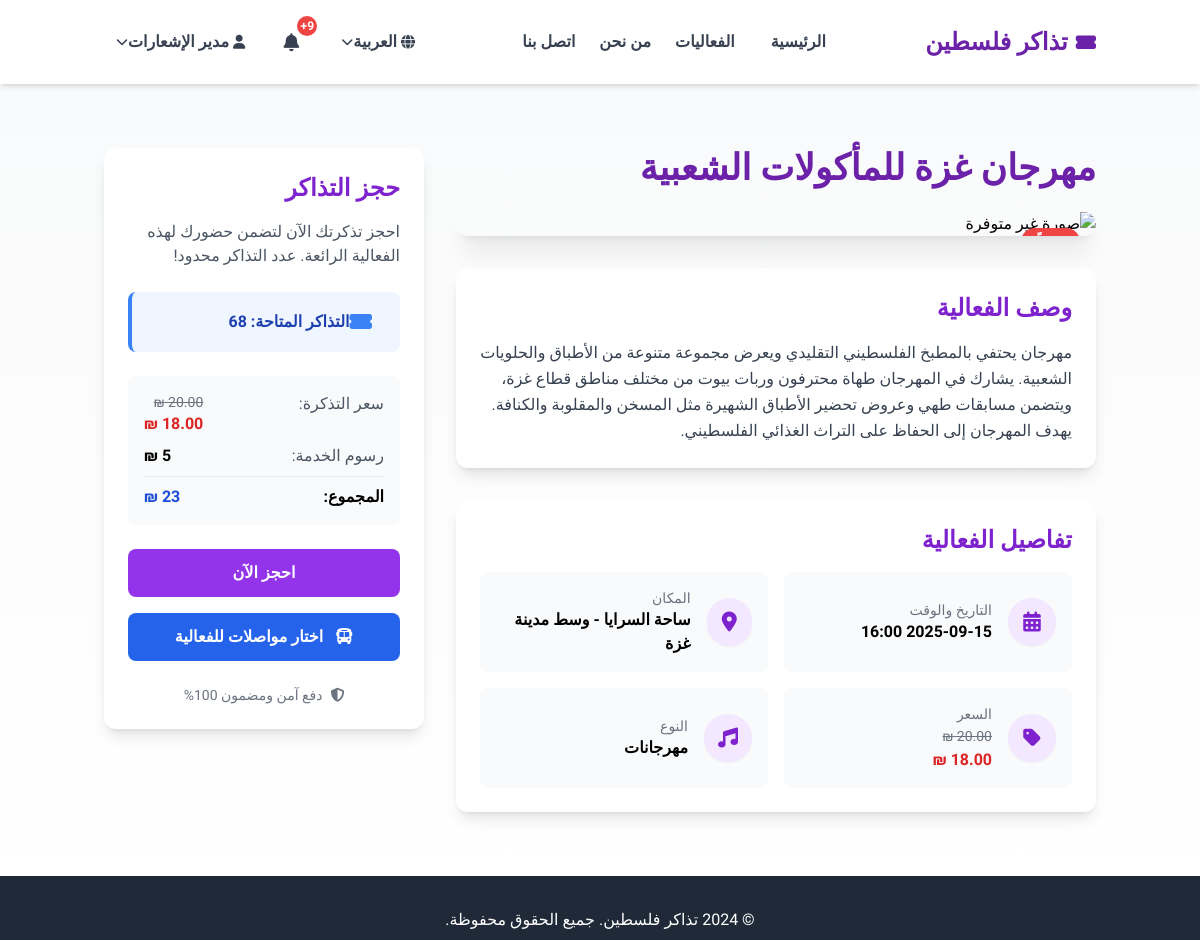
Page /event-details.php?id=24 (signed in) on the committed database.
### tables this page shows
CREATE TABLE `events` (
  `id` int(11) NOT NULL,
  `title` varchar(255) NOT NULL,
  `description` text NOT NULL,
  `location` varchar(255) NOT NULL,
  `date_time` datetime NOT NULL,
  `end_time` datetime NOT NULL,
  `price` decimal(10,2) NOT NULL,
  `capacity` int(11) DEFAULT 100,
  `original_price` decimal(10,2) DEFAULT NULL,
  `category` varchar(50) NOT NULL,
  `organizer` varchar(100) DEFAULT NULL,
  `contact_email` varchar(100) DEFAULT NULL,
  `contact_phone` varchar(50) DEFAULT NULL,
  `is_featured` tinyint(1) DEFAULT 0,
  `status` varchar(20) DEFAULT 'active',
  `is_active` tinyint(1) DEFAULT 1,
  `image` varchar(255) DEFAULT NULL,
  `available_tickets` int(11) NOT NULL,
  `featured` tinyint(1) DEFAULT 0,
  `created_at` timestamp NOT NULL DEFAULT current_timestamp(),
  `updated_at` timestamp NOT NULL DEFAULT current_timestamp() ON UPDATE current_timestamp()
);

### config/database.php (called while the page is built, shortened)
<?php
class Database {
    private $host = DB_HOST;
    private $user = DB_USER;
    private $pass = DB_PASS;
    private $dbname = DB_NAME;
    private $dbh;
    private $stmt;
    public function __construct() {
        $dsn = 'mysql:host=' . $this->host . ';dbname=' . $this->dbname . ';charset=utf8mb4';
        $options = array(
            PDO::ATTR_PERSISTENT => true,
            PDO::ATTR_ERRMODE => PDO::ERRMODE_EXCEPTION,
            PDO::ATTR_DEFAULT_FETCH_MODE => PDO::FETCH_ASSOC,
            PDO::ATTR_EMULATE_PREPARES => false
        );
        try {
            $this->dbh = new PDO($dsn, $this->user, $this->pass, $options);
        } catch(PDOException $e) {
            $this->error = $e->getMessage();
            error_log('Database Connection Error: ' . $this->error);
            echo 'Database Connection Error: ' . $this->error;
        }
    }
    public function query($sql) {
        $this->stmt = $this->dbh->prepare($sql);
    }
    public function bind($param, $value, $type = null) {
        if(is_null($type)) {
            switch(true) {
                case is_int($value):
                    $type = PDO::PARAM_INT;
                    break;
            }
        }
        $this->stmt->bindValue($param, $value, $type);
    }
    public function execute() {
        try {
            return $this->stmt->execute();
        } catch(PDOException $e) {
            $this->error = $e->getMessage();
            error_log('Query Execution Error: ' . $this->error);
            return false;
        }
    }
    public function single() {
        $this->execute();
        return $this->stmt->fetch();
    }
}
?>

### includes/functions.php (called while the page is built, shortened)
<?php
function get_event_by_id($id) {
    $db = new Database();
    $db->query("SELECT * FROM events WHERE id = :id");
    $db->bind(':id', $id);
    return $db->single();
}

### includes/init.php (called while the page is built, shortened)
<?php
require_once __DIR__ . '/../config/database.php';
if (isset($_GET['lang'])) {
    $selected_lang = $_GET['lang'];
    $_SESSION['lang'] = $selected_lang;
} elseif (isset($_SESSION['lang'])) {
    $selected_lang = $_SESSION['lang'];
} else {
    $selected_lang = defined('APP_LANG') ? APP_LANG : 'ar';
}
require_once __DIR__ . '/icons.php';

### includes/icons.php (called while the page is built, shortened)
<?php
$icons = [
    'ar' => [
        'my_tickets' => 'fa-ticket-alt',
        'payment_methods' => 'fa-credit-card',
        'invoices' => 'fa-file-invoice',
        'notifications' => 'fa-bell',
        'account_preferences' => 'fa-cog',
        'security' => 'fa-shield-alt',
        'logout' => 'fa-sign-out-alt',
        'edit_profile' => 'fa-user-edit',
        'user' => 'fa-user',
        'globe' => 'fa-globe'
    ],
    'en' => [
        'my_tickets' => 'fa-tags',
        'payment_methods' => 'fa-money-bill-wave',
        'invoices' => 'fa-receipt',
        'notifications' => 'fa-envelope',
        'account_preferences' => 'fa-sliders-h',
        'security' => 'fa-lock',
        'logout' => 'fa-power-off',
        'edit_profile' => 'fa-pen',
        'user' => 'fa-user-circle',
        'globe' => 'fa-language'
    ],
    'he' => [
        'my_tickets' => 'fa-bookmark',
        'payment_methods' => 'fa-wallet',
        'invoices' => 'fa-file-alt',
        'notifications' => 'fa-comment',
        'account_preferences' => 'fa-tools',
        'security' => 'fa-user-shield',
        'logout' => 'fa-door-open',
        'edit_profile' => 'fa-id-card',
        'user' => 'fa-user-tie',
        'globe' => 'fa-globe-asia'
    ]
];
function get_icon($icon_name, $lang = null) {
    global $icons, $selected_lang;
    if ($lang === null) {
        $lang = $selected_lang;
    }
    if (isset($icons[$lang]) && isset($icons[$lang][$icon_name])) {
        return $icons[$lang][$icon_name];
    }
    return 'fa-question-circle';
}

### event-details.php (the view, shortened to what this page needs)
<?php
try {
    require_once 'includes/init.php';
    require_once 'includes/functions.php';
    require_once 'includes/header.php';
    $event_id = intval($_GET['id']);
    $event = get_event_by_id($event_id);
} catch (Exception $e) {
    die("خطأ في تحميل الملفات: " . $e->getMessage());
}
?>
<section class="py-16 bg-gradient-to-b from-gray-50 to-white min-h-[60vh]">
    <div class="container mx-auto px-4">
        <div class="flex flex-col md:flex-row gap-8">
            <div class="md:w-2/3">
                <h1 class="text-3xl md:text-4xl font-bold text-purple-800 mb-6"><?php echo $event['title']; ?></h1>
                <div class="relative overflow-hidden rounded-xl shadow-xl mb-8">
                    <img src="<?php echo !empty($event['image']) ? $event['image'] : 'assets/img/event-placeholder.jpg'; ?>" class="w-full h-auto object-cover" alt="<?php echo $event['title']; ?>">
                    <?php if(strtotime($event['date_time']) < strtotime('+7 days')): ?>
                    <div class="absolute top-4 right-4 bg-red-500 text-white text-sm font-bold px-4 py-1 rounded-full">قريباً</div>
                    <?php endif; ?>
                </div>
                <div class="bg-white rounded-xl shadow-lg p-6 mb-8">
                    <h2 class="text-2xl font-bold text-purple-700 mb-4"><?php echo $lang['event_description'] ?? 'وصف الفعالية'; ?></h2>
                    <p class="text-gray-700 leading-relaxed"><?php echo $event['description']; ?></p>
                </div>
                <div class="bg-white rounded-xl shadow-lg p-6">
                    <h2 class="text-2xl font-bold text-purple-700 mb-4"><?php echo $lang['event_details'] ?? 'تفاصيل الفعالية'; ?></h2>
                    <div class="grid grid-cols-1 md:grid-cols-2 gap-4">
                        <div class="flex items-center p-4 bg-gray-50 rounded-lg">
                            <div class="bg-purple-100 text-purple-700 rounded-full w-12 h-12 flex items-center justify-center mr-4 shadow-sm">
                                <i class="fas fa-calendar-alt text-xl"></i>
                            </div>
                            <div>
                                <h3 class="text-sm text-gray-500"><?php echo $lang['event_date_time'] ?? 'التاريخ والوقت'; ?></h3>
                                <p class="font-bold"><?php echo date('Y-m-d H:i', strtotime($event['date_time'])); ?></p>
                            </div>
                        </div>
                        <div class="flex items-center p-4 bg-gray-50 rounded-lg">
                            <div class="bg-purple-100 text-purple-700 rounded-full w-12 h-12 flex items-center justify-center mr-4 shadow-sm">
                                <i class="fas fa-map-marker-alt text-xl"></i>
                            </div>
                            <div>
                                <h3 class="text-sm text-gray-500"><?php echo $lang['event_location'] ?? 'المكان'; ?></h3>
                                <p class="font-bold"><?php echo $event['location']; ?></p>
                            </div>
                        </div>
                        <div class="flex items-center p-4 bg-gray-50 rounded-lg">
                            <div class="bg-purple-100 text-purple-700 rounded-full w-12 h-12 flex items-center justify-center mr-4 shadow-sm">
                                <i class="fas fa-tag text-xl"></i>
                            </div>
                            <div>
                                <h3 class="text-sm text-gray-500"><?php echo $lang['event_price'] ?? 'السعر'; ?></h3>
                                <?php if (!empty($event['original_price'])): ?>
                                <div>
                                    <span class="line-through text-gray-500 text-sm"><?php echo $event['original_price']; ?> ₪</span>
                                    <p class="font-bold text-red-600"><?php echo $event['price']; ?> ₪</p>
                                </div>
                                <?php else: ?>
                                <p class="font-bold text-blue-700"><?php echo $event['price']; ?> ₪</p>
                                <?php endif; ?>
                            </div>
                        </div>
                        <div class="flex items-center p-4 bg-gray-50 rounded-lg">
                            <div class="bg-purple-100 text-purple-700 rounded-full w-12 h-12 flex items-center justify-center mr-4 shadow-sm">
                                <i class="fas fa-music text-xl"></i>
                            </div>
                            <div>
                                <h3 class="text-sm text-gray-500"><?php echo $lang['event_type'] ?? 'النوع'; ?></h3>
                                <p class="font-bold"><?php echo $event['category']; ?></p>
                            </div>
                        </div>
                    </div>
                </div>
            </div>
            <div class="md:w-1/3">
                <div class="bg-white rounded-xl shadow-lg p-6 sticky top-24">
                    <h2 class="text-2xl font-bold text-purple-700 mb-4"><?php echo $lang['book_tickets'] ?? 'حجز التذاكر'; ?></h2>
                    <p class="text-gray-600 mb-6"><?php echo $lang['book_ticket_now'] ?? 'احجز تذكرتك الآن لتضمن حضورك لهذه الفعالية الرائعة. عدد التذاكر محدود!'; ?></p>
                    <div class="bg-blue-50 border-l-4 border-blue-500 p-4 mb-6 rounded-lg">
                        <div class="flex items-center">
                            <div class="text-blue-500 mr-3">
                                <i class="fas fa-ticket-alt text-xl"></i>
                            </div>
                            <div>
                                <p class="font-semibold text-blue-800"><?php echo $lang['available_tickets'] ?? 'التذاكر المتاحة'; ?>: <span class="font-bold"><?php echo $event['available_tickets']; ?></span></p>
                            </div>
                        </div>
                    </div>
                    <div class="bg-gray-50 p-4 rounded-lg mb-6">
                        <div class="flex justify-between mb-2">
                            <span class="text-gray-600"><?php echo $lang['ticket_price'] ?? 'سعر التذكرة'; ?>:</span>
                            <?php if (!empty($event['original_price'])): ?>
                            <div class="text-right">
                                <span class="line-through text-gray-500 text-sm block"><?php echo $event['original_price']; ?> ₪</span>
                                <span class="font-bold text-red-600"><?php echo $event['price']; ?> ₪</span>
                            </div>
                            <?php else: ?>
                            <span class="font-bold text-blue-700"><?php echo $event['price']; ?> ₪</span>
                            <?php endif; ?>
                        </div>
                        <div class="flex justify-between">
                            <span class="text-gray-600"><?php echo $lang['service_fee'] ?? 'رسوم الخدمة'; ?>:</span>
                            <span class="font-bold">5 ₪</span>
                        </div>
                        <div class="border-t border-gray-200 my-2"></div>
                        <div class="flex justify-between">
                            <span class="font-bold"><?php echo $lang['total_amount'] ?? 'المجموع'; ?>:</span>
                            <span class="font-bold text-blue-700"><?php echo $event['price'] + 5; ?> ₪</span>
                        </div>
                    </div>
                    <?php if($event['available_tickets'] > 0): ?>
                    <a href="checkout.php?event_id=<?php echo $event['id']; ?>" class="bg-purple-600 hover:bg-purple-700 text-white py-3 px-6 rounded-lg font-bold w-full block text-center transition-all duration-300 hover:shadow-lg pulse-animation mb-4">
                        <?php echo $lang['book_now'] ?? 'احجز الآن'; ?>
                    </a>
                    <a href="transport/starting_points.php?event_id=<?php echo $event['id']; ?>" class="bg-blue-600 hover:bg-blue-700 text-white py-3 px-6 rounded-lg font-bold w-full block text-center transition-all duration-300 hover:shadow-lg">
                        <i class="fas fa-bus <?php echo ($selected_lang == 'en') ? 'mr-2' : 'ml-2'; ?>"></i>
                        <?php echo $lang['book_transport'] ?? 'اختار مواصلات للفعالية'; ?>
                    </a>
                    <?php endif; ?>
                    <div class="flex items-center justify-center mt-6 text-gray-500 text-sm">
                        <i class="fas fa-shield-alt <?php echo ($selected_lang == 'en') ? 'mr-2' : 'ml-2'; ?>"></i>
                        <span><?php echo $lang['secure_payment'] ?? 'دفع آمن ومضمون 100%'; ?></span>
                    </div>
                </div>
            </div>
        </div>
    </div>
</section>
<?php
require_once 'includes/footer.php';
?>

### assets/css/responsive.css (style rules this page uses)
* { box-sizing: border-box; }
html, body { overflow-x: hidden; max-width: 100vw; position: relative; }
img { max-width: 100%; height: auto; display: block; }
.pulse-animation { animation: pulse 2s infinite; }
@media (min-width: 1025px) { .container { max-width: 1200px; } }
html { scroll-padding-top: 80px; }

### assets/css/performance.css (style rules this page uses)
img { image-rendering: -webkit-optimize-contrast; image-rendering: crisp-edges; }
html { scroll-behavior: smooth; }

### event-details.php (style rules this page uses)
.pulse-animation { animation: pulse 2s infinite; }

### rows in the picture
events: title "مهرجان غزة للمأكولات الشعبية", description "مهرجان يحتفي بالمطبخ الفلسطيني التقليدي ويعرض مجموعة متنوعة من الأطباق والحلويات الشعبية. يشارك في المهرجان طهاة محترفون وربات بيوت من مختلف مناطق قطاع غزة، ويتضمن مسابقات طهي وعروض تحضير الأطباق الشهيرة مثل المسخن والمقلوبة والكنافة. يهدف المهرجان إلى الحفاظ على التراث الغذائي الفلسطيني.", date_time "2025-09-15 16:00", location "ساحة السرايا - وسط مدينة غزة", original_price "20.00", category "مهرجانات", available_tickets "68"

### other values in the picture
$lang['site_name'] "تذاكر فلسطين"
$lang['home'] "الرئيسية"
$lang['events'] "الفعاليات"
$lang['about'] "من نحن"
$lang['contact'] "اتصل بنا"
$lang['language'] "العربية"
$_SESSION['user_name'] "مدير الإشعارات"
$lang['event_description'] "وصف الفعالية"
$lang['event_details'] "تفاصيل الفعالية"
$lang['event_date_time'] "التاريخ والوقت"
$lang['event_location'] "المكان"
$lang['event_price'] "السعر"
$lang['event_type'] "النوع"
$lang['book_tickets'] "حجز التذاكر"
$lang['book_ticket_now'] "احجز تذكرتك الآن لتضمن حضورك لهذه الفعالية الرائعة. عدد التذاكر محدود!"
